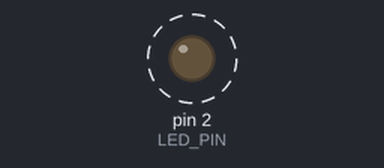
Bench run of a sketch on a simulated Arduino Uno, built with avr-gcc and run on an emulated ATmega328P. On the bench: output pins drawn as LEDs (lit = HIGH). Dashed ring = blinking. What the sketch prints to the serial monitor is not drawn.

Above: at 0.2 s.
Timing chart, 0 to 3.0 s (numbered marks = the images above):
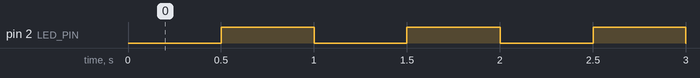

The sketch:

ex02.ino
```cpp
/*
 * 作业2：使用millis()函数控制LED以1Hz频率稳定闪烁
 * 1Hz = 每秒闪烁1次（亮500ms，灭500ms）
 * 非阻塞方式，不占用CPU等待时间
 */

const int LED_PIN = 2;

// millis时间管理变量
unsigned long previousMillis = 0;
const long INTERVAL = 500;  // 500ms间隔

bool ledState = LOW;

void setup() {
  Serial.begin(115200);
  pinMode(LED_PIN, OUTPUT);

  Serial.println("=== 作业2: millis实现1Hz闪烁 ===");
  Serial.println("LED将以1Hz频率稳定闪烁");
}

void loop() {
  unsigned long currentMillis = millis();

  // 检查是否到达间隔时间（非阻塞）
  if (currentMillis - previousMillis >= INTERVAL) {
    previousMillis = currentMillis;

    // 切换LED状态
    ledState = !ledState;
    digitalWrite(LED_PIN, ledState);

    // 串口输出调试信息
    Serial.print("时间: ");
    Serial.print(currentMillis);
    Serial.print(" ms, LED状态: ");
    Serial.println(ledState ? "ON" : "OFF");
  }

  // 这里可以同时执行其他任务（演示非阻塞）
  // 例如：读取传感器、处理数据等
}
```

Measured:
- by itself, pin 2 (LED_PIN): alternates HIGH for 0.50 s and LOW for 0.50 s
